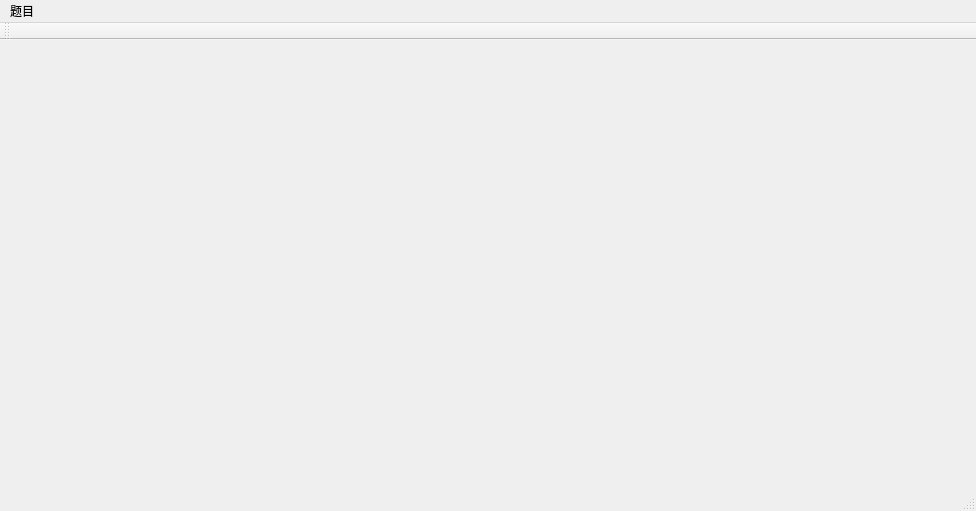
<?xml version="1.0" encoding="UTF-8"?>
<ui version="4.0">
 <class>MainWindow</class>
 <widget class="QMainWindow" name="MainWindow">
  <property name="geometry">
   <rect>
    <x>0</x>
    <y>0</y>
    <width>976</width>
    <height>511</height>
   </rect>
  </property>
  <property name="windowTitle">
   <string>MainWindow</string>
  </property>
  <widget class="QWidget" name="centralWidget"/>
  <widget class="QMenuBar" name="menuBar">
   <property name="geometry">
    <rect>
     <x>0</x>
     <y>0</y>
     <width>976</width>
     <height>26</height>
    </rect>
   </property>
   <widget class="QMenu" name="menu">
    <property name="title">
     <string>题目</string>
    </property>
    <addaction name="actionQuestion1"/>
   </widget>
   <addaction name="menu"/>
  </widget>
  <widget class="QToolBar" name="mainToolBar">
   <attribute name="toolBarArea">
    <enum>TopToolBarArea</enum>
   </attribute>
   <attribute name="toolBarBreak">
    <bool>false</bool>
   </attribute>
  </widget>
  <widget class="QStatusBar" name="statusBar"/>
  <action name="actionQuestion1">
   <property name="text">
    <string>question1</string>
   </property>
  </action>
 </widget>
 <layoutdefault spacing="6" margin="11"/>
 <resources/>
 <connections/>
</ui>
